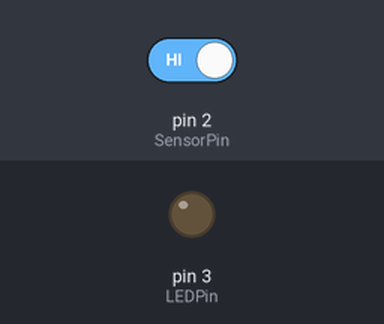
The sketch below on a simulated Arduino Uno, built with avr-gcc and run on an emulated ATmega328P. Parts: output pins drawn as LEDs (lit = HIGH). The test bench sets the inputs (shaded band); at power-on: pin 2 (SensorPin) HIGH.

Above: at 1.2 s.
1.3 s: pin 2 (SensorPin) driven LOW
At 2.0 s:
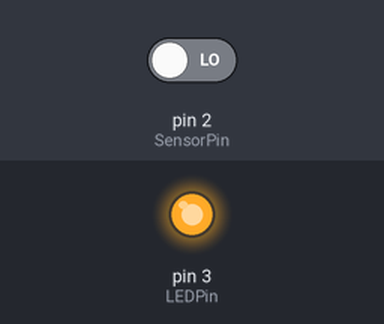
2.8 s: pin 2 (SensorPin) driven HIGH
At 3.2 s:
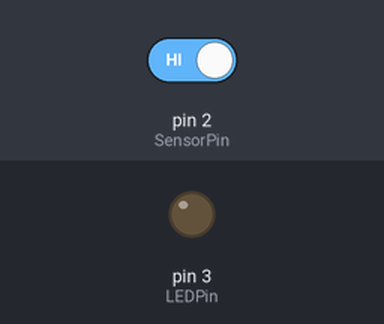
Timing chart, 0 to 5.8 s (numbered marks = the images above; inputs shaded):
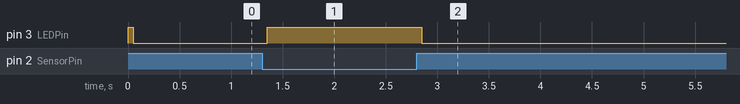

Measured:
- after the input at 1.3 s, pin 3 (LEDPin): LOW → HIGH after 0.05 s
- after the input at 2.8 s, pin 3 (LEDPin): HIGH → LOW after 0.05 s

The sketch:

tilt.ino
```cpp
int SensorPin = 2;
int LEDPin = 3;

int LEDstate = HIGH;
int reading;
int previous = LOW;

long time = 0;
long debounce = 50;

void setup()
{
pinMode(SensorPin, INPUT);
digitalWrite(SensorPin, HIGH);
pinMode(LEDPin, OUTPUT);
}

void loop()
{
int switchstate;

reading = digitalRead(SensorPin);


if (reading != previous) {

time = millis();
}

if ((millis() - time) > debounce) {

switchstate = reading;

if (switchstate == HIGH)
LEDstate = LOW;
else
LEDstate = HIGH;
}
digitalWrite(LEDPin, LEDstate);

previous = reading;
}
```
